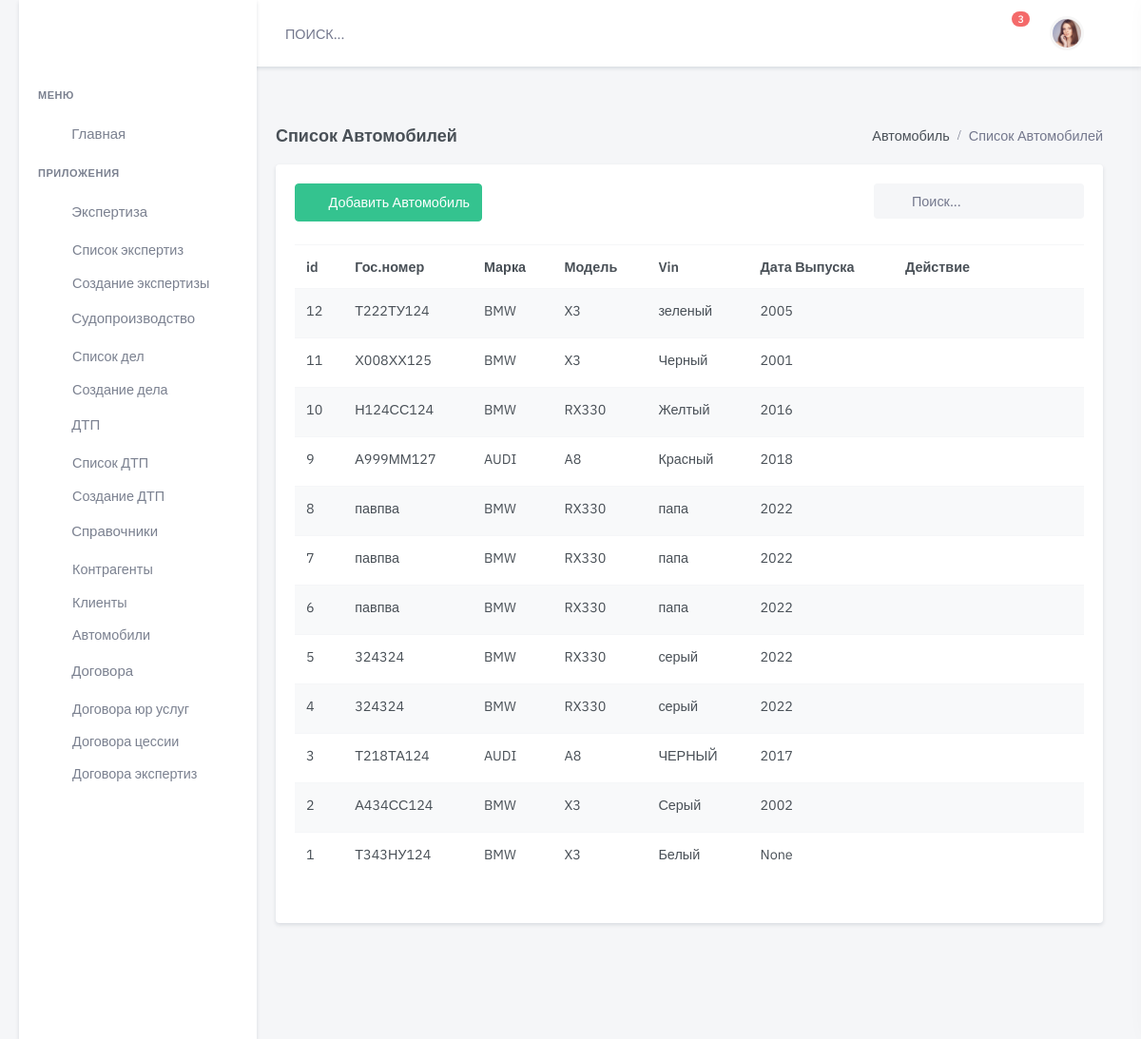
Screenshot of /auto/ with the database file from the repository.
### auto/models.py (models this page shows, shortened)
class Car(models.Model):
    model = models.ForeignKey(
        Model, blank=True,
        on_delete=models.CASCADE,
        related_name='model',
        null=True,
        verbose_name='Модель '
    )
    marka = models.ForeignKey(
        Brend,
        blank=True,
        on_delete=models.CASCADE,
        related_name='marka',
        null=True,
        verbose_name='Марка '
    )
    number = models.CharField(
        max_length=24,
        blank=True,
        null=True,
        default=None,
        verbose_name='Гос.номер '
    )
    color = models.CharField(
        max_length=24,
        blank=True,
        null=True,
        default=None,
        verbose_name='Цвет')
    date_made = models.PositiveSmallIntegerField(
        blank=True,
        null=True,
        verbose_name='Год выпуска'
    )
    sts_s = models.CharField(
        max_length=4,
        blank=True,
        null=True,
        default=None,
        verbose_name='Серия СТС'
    )
    sts_n = models.CharField(
        max_length=11,
        blank=True,
        null=True,
        default=None,
        verbose_name='Номер СТС')
    sts_date = models.DateField(
        blank=True,
        null=True,
        default=None,
        verbose_name='Дата выдачи СТС'
    )
    pts_s = models.CharField(
        max_length=4,
        blank=True,
        null=True,
        default=None,
        verbose_name='Серия ПТС'
    )
    pts_n = models.CharField(
        max_length=11,
        blank=True,
        null=True,
        default=None,
        verbose_name='Номер ПТС'
    )
    pts_date = models.DateField(
        blank=True,
        null=True,
        default=None,
        verbose_name='Дата выдачи ПТС'
    )
    vin = models.CharField(
        max_length=24,
        blank=True,
        null=True,
        default=None,
        verbose_name='VIN номер')
    driver = models.CharField(
        max_length=24,
        blank=True,
        null=True,
        default=None,
        verbose_name='Сделать ссылку на клиента ')
    Comment = models.CharField(
        max_length=500,
        blank=True, null=True,
        default=None,
        verbose_name='Комментарий'
    )
    is_active = models.BooleanField(default=True)
    created = models.DateTimeField(auto_now_add=True, auto_now=False)
    updated = models.DateTimeField(auto_now_add=False, auto_now=True)
    class Meta:
        verbose_name = "Транспортное средство  "
        verbose_name_plural = "Транспортные средства"
        ordering = ['-created']

class Brend(models.Model):
    name = models.CharField(
        max_length=30,
        blank=True,
        null=True,
        default=None,
        verbose_name='Марка ТС ')
    is_active = models.BooleanField(default=True)
    created = models.DateTimeField(auto_now_add=True, auto_now=False)
    updated = models.DateTimeField(auto_now_add=False, auto_now=True)
    def __str__(self):
        return self.name
    class Meta:
        verbose_name = "Марка ТС"
        verbose_name_plural = "Марки ТС"

class Model(models.Model):
    name = models.CharField(
        max_length=30,
        blank=True,
        null=True,
        default=None,
        verbose_name='Модель ТС '
    )
    brand_auto = models.ForeignKey(
        Brend,
        on_delete=models.CASCADE,
        verbose_name='Марка Авто'
    )
    is_active = models.BooleanField(default=True)
    created = models.DateTimeField(auto_now_add=True, auto_now=False)
    updated = models.DateTimeField(auto_now_add=False, auto_now=True)
    def __str__(self):
        return '{}'.format(self.name)
    class Meta:
        db_table = 'automarket_target_model'
    ordering = ['brand_auto', 'name']
    verbose_name = "Модель ТС"
    verbose_name_plural = "Модель ТС"

### auto/views.py (the view)
# urls.py: path('', auto_list, name='auto-list'),
def auto_list(request):
    auto = Car.objects.all()
    return render(request, 'dist/handbk/auto/auto-list.html', {'results': auto})

### templates/dist/handbk/auto/auto-list.html (shortened to what this page needs)
{% extends 'dist/include/base.html' %}
{% load static %}
{% block content %}
  <div class="main-content">
    <div class="page-content">
      <div class="container-fluid">
        <div class="row">
          <div class="col-12">
            <div class="page-title-box d-flex align-items-center justify-content-between">
              <h4 class="mb-0">Список Автомобилей</h4>
              <div class="page-title-right">
                <ol class="breadcrumb m-0">
                  <li class="breadcrumb-item"><a href="javascript: void(0);">Автомобиль</a></li>
                  <li class="breadcrumb-item active">Список Автомобилей</li>
                </ol>
              </div>
            </div>
          </div>
        </div>
        <div class="row">
          <div class="col-lg-12">
            <div class="card">
              <div class="card-body">
                <div class="row mb-2">
                  <div class="col-md-6">
                    <div class="mb-3">
                      <a href="{% url 'auto-new' %}" class="btn btn-success waves-effect waves-light">
                        <i class="mdi mdi-plus me-2"></i> Добавить Автомобиль</a>
                    </div>
                  </div>
                  <div class="col-md-6">
                    <div class="form-inline float-md-end mb-3">
                      <div class="search-box ms-2">
                        <div class="position-relative">
                          <form>
                            <input name="find" type="text" id="find" onclick="this.select();"
                                   class="form-control rounded bg-light border-0" placeholder="Поиск...">
                          </form>
                        </div>
                      </div>
                    </div>
                  </div>
                </div>
                <div class="table-responsive mb-4">
                  <table class="table table-striped table-nowrap mb-0">
                    <thead>
                    <tr>
                      <th scope="col">id</th>
                      <th scope="col">Гос.номер</th>
                      <th scope="col">Марка</th>
                      <th scope="col">Модель</th>
                      <th scope="col">Vin</th>
                      <th scope="col">Дата Выпуска</th>
                      <th scope="col" style="width: 200px;">Действие</th>
                    </tr>
                    </thead>
                    <tbody>
                    {% for item in results %}
                      <tr>
                        <td>
                          <a href="/auto/edit/{{ item.id }}/" class="text-body">{{ item.id }}</a>
                        </td>
                        <td>
                          <a href="/auto/edit/{{ item.id }}/" class="text-body">{{ item.number }}</a>
                        </td>
                        <td>{{ item.marka }}</td>
                        <td>{{ item.model }}</td>
                        <td>{{ item.color }}</td>
                        <td>{{ item.date_made }}</td>
                        <td>
                          <ul class="list-inline mb-0">
                            <li class="list-inline-item">
                              <a href="javascript:void(0);" class="px-2 text-danger"></a>
                            </li>
                            <li class="list-inline-item dropdown">
                              <a class="text-muted dropdown-toggle font-size-18 px-2" href="#"
                                 role="button"
                                 data-bs-toggle="dropdown" aria-haspopup="true">
                              </a>
                            </li>
                          </ul>
                        </td>
                      </tr>
                    {% endfor %}
                    </tbody>
                  </table>
                </div>
              </div>
            </div>
          </div>
        </div>
      </div>
    </div>
  </div>
{% endblock content %}

### static/css/accident-main.css (style rules this page uses)
body { font-family: sans-serif; background: #E8E8E8; padding: 20px; font-size: 17px; }
@media (max-width:1311px) { body { margin:0%; } }

### rows the page displays
Car: id "12", number "Т222ТУ124", marka "BMW", model "X3", color "зеленый", date_made "2005"
Car: id "11", number "Х008ХХ125", marka "BMW", model "X3", color "Черный", date_made "2001"
Car: id "10", number "Н124СС124", marka "BMW", model "RX330", color "Желтый", date_made "2016"
Car: id "9", number "А999ММ127", marka "AUDI", model "A8", color "Красный", date_made "2018"
Car: id "8", number "павпва", marka "BMW", model "RX330", color "папа", date_made "2022"
Car: id "7", number "павпва", marka "BMW", model "RX330", color "папа", date_made "2022"
Car: id "6", number "павпва", marka "BMW", model "RX330", color "папа", date_made "2022"
Car: id "5", number "324324", marka "BMW", model "RX330", color "серый", date_made "2022"
Car: id "4", number "324324", marka "BMW", model "RX330", color "серый", date_made "2022"
Car: id "3", number "Т218ТА124", marka "AUDI", model "A8", color "ЧЕРНЫЙ", date_made "2017"
Car: id "2", number "А434СС124", marka "BMW", model "X3", color "Серый", date_made "2002"
Car: id "1", number "Т343НУ124", marka "BMW", model "X3", color "Белый", date_made "None"
